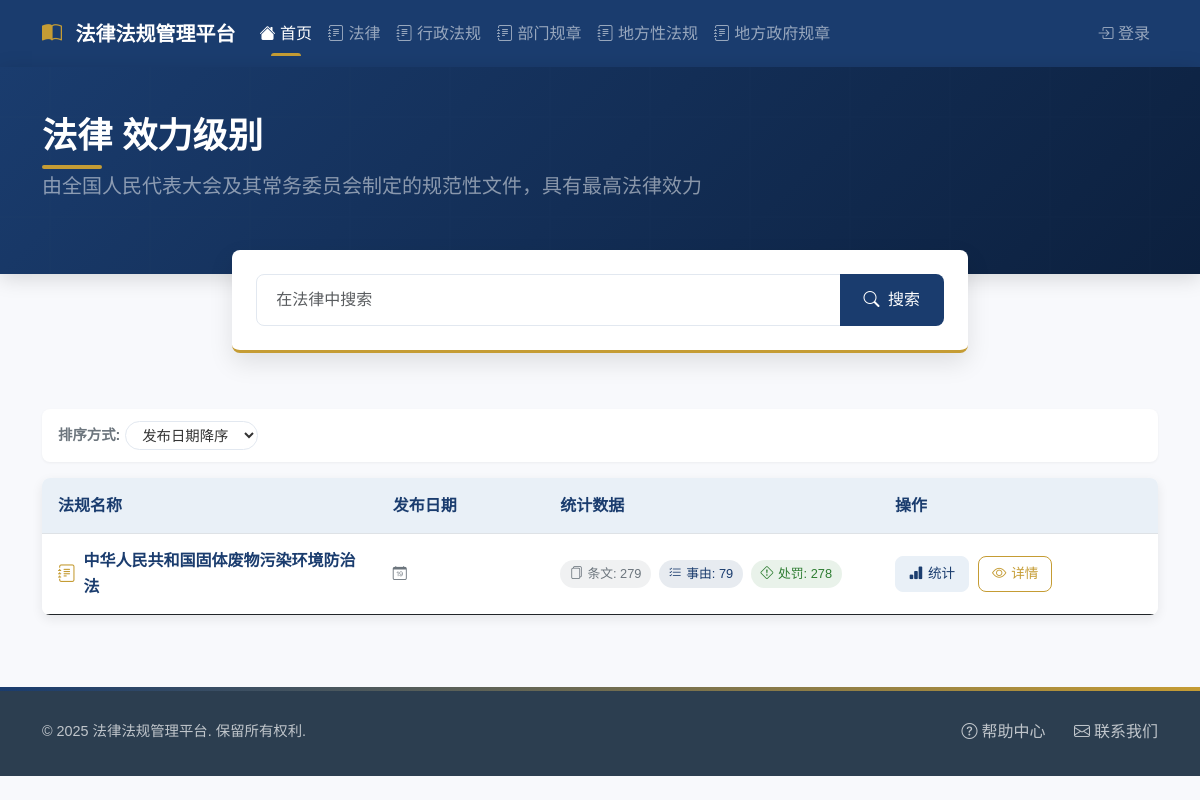
Page /regulations/level/法律 on the earlier database version.
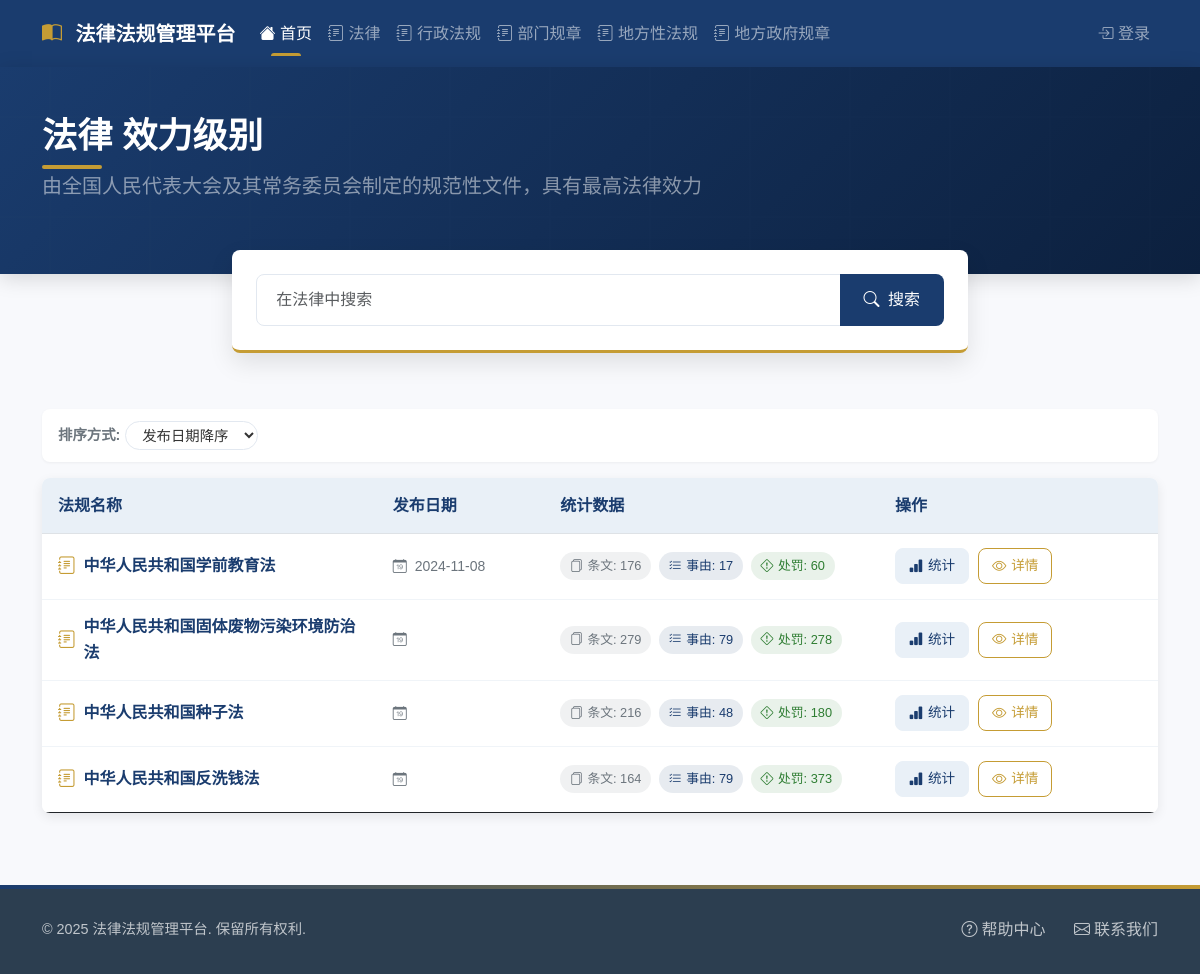
Same page on the later database version.
### models.py (models this page shows)
class LegalRegulation(db.Model):
    id = db.Column(db.Integer, primary_key=True)
    name = db.Column(db.String(200), nullable=False, unique=True)  # 法规名称
    document_number = db.Column(db.String(100))  # 文号
    issued_by = db.Column(db.String(100))  # 通过机构
    approved_by = db.Column(db.String(100))  # 批准机构
    issued_date = db.Column(db.DateTime)  # 批准日期
    effective_date = db.Column(db.DateTime)  # 生效日期
    revision_date = db.Column(db.DateTime)  # 修订日期
    hierarchy_level = db.Column(db.String(50))  # 效力级别
    province = db.Column(db.String(50))  # 省
    city = db.Column(db.String(50))  # 市
    status = db.Column(db.String(20), default='active')  # 状态：active, archived
    structures = relationship('LegalStructure', back_populates='regulation', cascade='all, delete-orphan')
    causes = relationship('LegalCause', back_populates='regulation', cascade='all, delete-orphan')

### app.py (the view, shortened to what this page needs)
@app.route('/regulations/level/<level>')
def regulations_by_level(level):
    page = request.args.get('page', 1, type=int)
    per_page = 10
    keyword = request.args.get('keyword', '')
    sort = request.args.get('sort', 'date_desc')
    if level == '地方性法规':
        base_query = LegalRegulation.query.filter(
            db.or_(
                LegalRegulation.hierarchy_level == '地方性法规',
                LegalRegulation.hierarchy_level == '自治条例',
                LegalRegulation.hierarchy_level == '单行条例'
            )
        )
    else:
        base_query = LegalRegulation.query.filter_by(hierarchy_level=level)
    if sort == 'date_asc':
        base_query = base_query.order_by(LegalRegulation.issued_date.asc())
    elif sort == 'name':
        base_query = base_query.order_by(LegalRegulation.name.asc())
    else:  # 默认为date_desc
        base_query = base_query.order_by(LegalRegulation.issued_date.desc())
    pagination = base_query.paginate(page=page, per_page=per_page, error_out=False)
    regulations = pagination.items
    return render_template('regulations/level_list.html',
                           regulations=regulations,
                           pagination=pagination,
                           current_level=level)

### app.py (called while the page is built)
def get_punishment_count(regulation_id):
    return db.session.query(LegalPunishment).\
        join(LegalCause).\
        filter(LegalCause.regulation_id == regulation_id).\
        count()

@app.context_processor
def utility_processor():
    return {
        'get_punishment_count': get_punishment_count
    }

### templates/regulations/level_list.html (shortened to what the changed rows need)
<!DOCTYPE html>
<html lang="zh">
<head>
    <link href="https://cdn.jsdelivr.net/npm/bootstrap@5.3.0/dist/css/bootstrap.min.css" rel="stylesheet">
    <link rel="stylesheet" href="https://cdn.jsdelivr.net/npm/bootstrap-icons@1.11.0/font/bootstrap-icons.css">
    <link href="{{ url_for('static', filename='css/common.css') }}" rel="stylesheet">
    <link href="{{ url_for('static', filename='css/home.css') }}" rel="stylesheet">
</head>
<body>
    <header class="page-header">
        <div class="container">
            <div class="row align-items-center">
                <div class="col-lg-8">
                    <h1 class="page-title">
                        {{ current_level }}
                        <span class="level-badge">效力级别</span>
                    </h1>
                </div>
            </div>
        </div>
    </header>
    <section class="content-section">
        <div class="container">
            {% if regulations %}
            <div class="regulations-table-container">
                <table class="table regulations-table mb-0">
                    <thead>
                        <tr>
                            <th style="width: 30%">法规名称</th>
                            <th style="width: 15%">发布日期</th>
                            <th style="width: 30%">统计数据</th>
                            <th style="width: 25%">操作</th>
                        </tr>
                    </thead>
                    <tbody>
                        {% for regulation in regulations %}
                        <tr>
                            <td>
                                <div class="regulation-name">
                                    <i class="bi bi-journal-text"></i>
                                    {{ regulation.name }}
                                </div>
                            </td>
                            <td>
                                <div class="text-secondary small">
                                    <i class="bi bi-calendar-date me-1"></i>
                                    {{ regulation.issued_date.strftime('%Y-%m-%d') if regulation.issued_date else '' }}
                                </div>
                            </td>
                            <td>
                                <div class="stat-badges">
                                    <span class="stat-badge">
                                        <i class="bi bi-files"></i>条文: {{ regulation.structures|length }}
                                    </span>
                                    <span class="stat-badge primary">
                                        <i class="bi bi-list-check"></i>事由: {{ regulation.causes|length }}
                                    </span>
                                    <span class="stat-badge success">
                                        <i class="bi bi-exclamation-diamond"></i>处罚: {{ get_punishment_count(regulation.id) }}
                                    </span>
                                </div>
                            </td>
                            <td>
                                <a href="{{ url_for('regulation_stats', regulation_id=regulation.id) }}"
                                class="action-btn stats-btn">
                                    <i class="bi bi-bar-chart-fill"></i> 统计
                                </a>
                                <a href="{{ url_for('regulation_detail', regulation_id=regulation.id, source='level', level=current_level) }}"  class="action-btn detail-btn">
                                    <i class="bi bi-eye"></i> 详情
                                </a>
                            </td>
                        </tr>
                        {% endfor %}
                    </tbody>
                </table>
            </div>
            {% endif %}
        </div>
    </section>
</body>
</html>

Differences in the rows shown:
added LegalRegulation: name "中华人民共和国学前教育法", issued_date "2024-11-08", structures|length "176", causes|length "17", get_punishment_count "60"
added LegalRegulation: name "中华人民共和国种子法", structures|length "216", causes|length "48", get_punishment_count "180"
added LegalRegulation: name "中华人民共和国反洗钱法", structures|length "164", causes|length "79", get_punishment_count "373"
